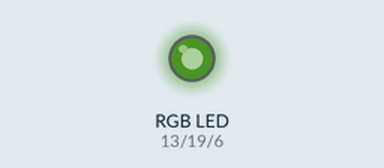
This program was run on a simulated Raspberry Pi (BCM pin numbers). On the bench: an RGB LED mixed from three pins (HIGH = lit). Dim RGB values are drawn brighter than linear.

Above: at 0.05 s.
At 0.75 s:
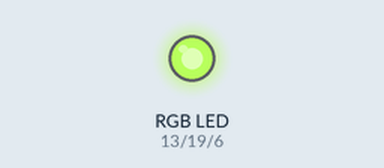
At 1.5 s:
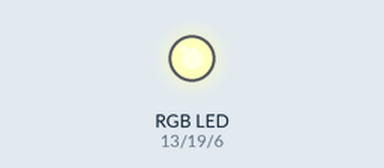
At 3.0 s:
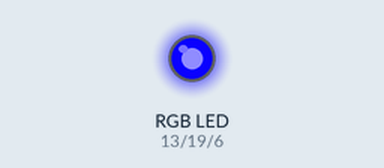
At 4.5 s:
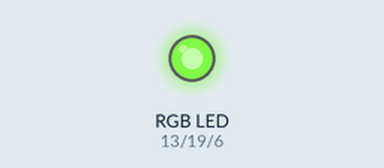
At 6.0 s:
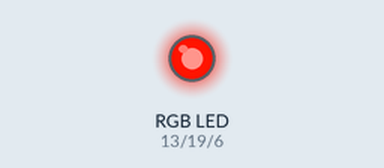
Timing chart, 0 to 7.8 s (numbered marks = the images above):
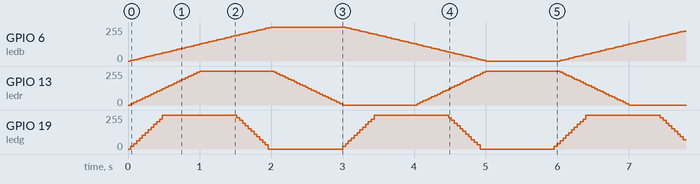

The program:

rgb_fade.py
```python
import gpiozero as gpio

ledb = gpio.PWMLED(6)
ledr = gpio.PWMLED(13)
ledg = gpio.PWMLED(19)

ledb.blink(fade_in_time=2.0, fade_out_time=2.0)
ledr.blink(fade_in_time=1.0, fade_out_time=1.0)
ledg.blink(fade_in_time=0.5, fade_out_time=0.5, background=False)
```
